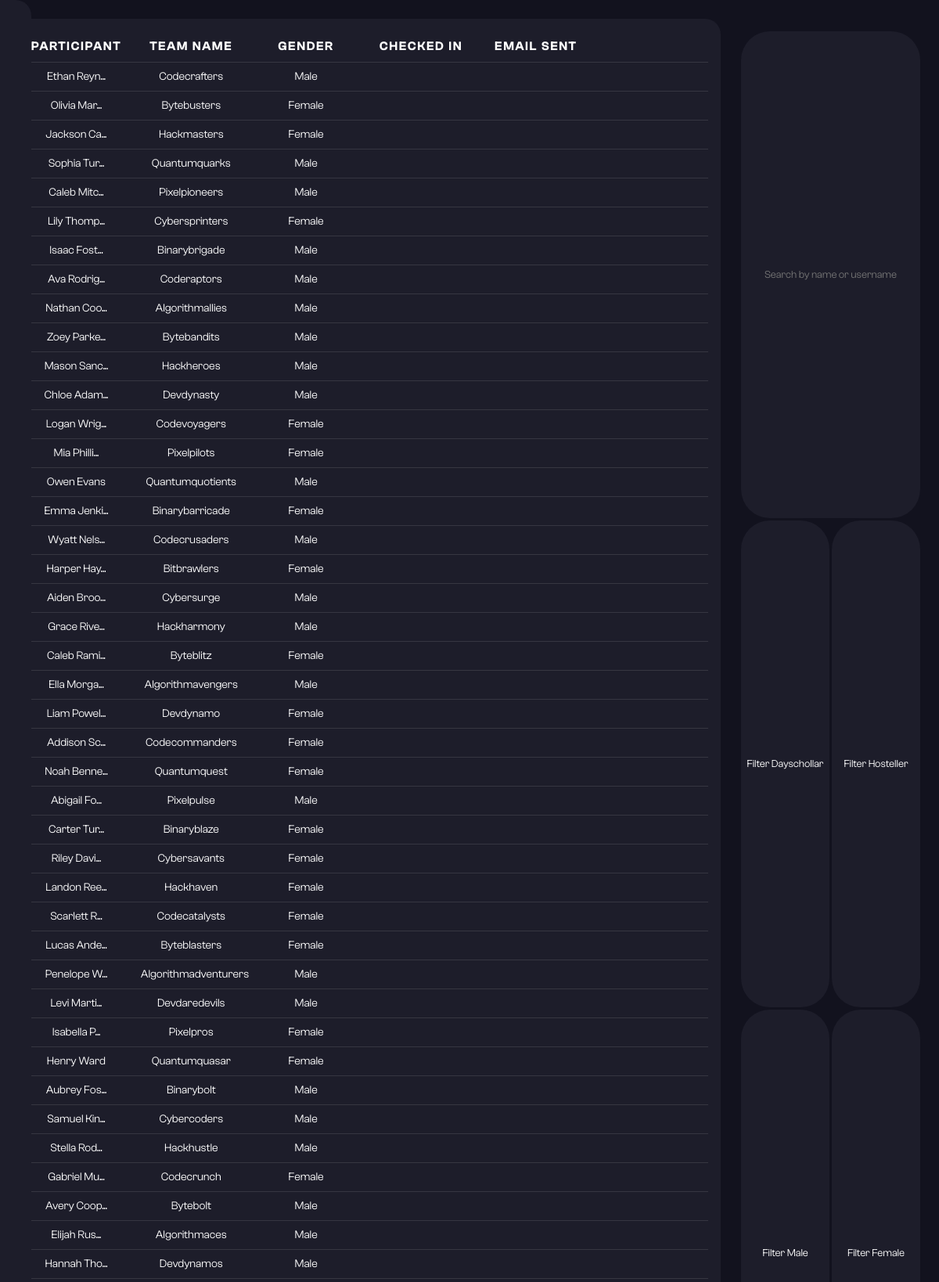
/dashboard (upper part), run on the app's committed database.
### models.py (models this page shows)
class Participant(db.Model):
    id = db.Column(db.Integer, primary_key=True)
    participant_name = db.Column(db.String(100), nullable=False)
    register_number = db.Column(db.String(20), nullable=False)
    team_name = db.Column(db.String(100), nullable=False)
    mobile_number = db.Column(db.String(20), nullable=False)
    accomodation = db.Column(db.String(20), nullable=False)
    email_id = db.Column(db.String(120), nullable=False)
    hostel_block = db.Column(db.String(1))
    gender = db.Column(db.String(10), nullable=False)
    checked_in = db.Column(db.Boolean, default = False)
    onboarding_email_sent = db.Column(db.Boolean, default=False, nullable=False)
    slug = db.Column(db.String(100), nullable=False)

### app.py (the view)
@app.route('/dashboard')
def dashboard():
  data_list = Participant.query.all()
  return render_template('dashboard.html', datalist = data_list)

### app.py (called while the page is built)
def truncate_ellipsis(value, length):
    if len(value) <= length:
        return value
    else:
        return value[:length] + '...'

### templates/dashboard.html (shortened to what this page needs)
<!DOCTYPE html>
<html lang="en">
  <head>
    <link
      rel="stylesheet"
      href="{{url_for('static', filename='styles/dashboard.css')}}"
    />
    <link
      href="https://cdn.jsdelivr.net/npm/remixicon@3.5.0/fonts/remixicon.css"
      rel="stylesheet"
    />
  </head>
  <body>
    <nav>
      <div class="vertical-navbar">
      </div>
    </nav>
    <div class="main-container">
      <div class="container">
        <div class="filters">
          <div class="filter_container">
            <div class="search_area">
              <input
                type="text"
                id="searchInput"
                placeholder="Search by name or username"
              />
            </div>
            <div class="filter_by_dayschollar">
              <button id="sortDayScholar">Filter Dayschollar</button>
            </div>
            <div class="filter_by_hosteller">
              <button id="sortHosteller">Filter Hosteller</button>
            </div>
            <div class="filter_by_male">
              <button id="filterMale">Filter Male</button>
            </div>
            <div class="filter_by_female">
              <button id="filterFemale">Filter Female</button>
            </div>
          </div>
        </div>
        <div class="participant-tables">
          <table>
            <thead>
              <tr>
                <th>Participant</th>
                <th>Team Name</th>
                <th>Gender</th>
                <th>Checked In</th>
                <th>Email Sent</th>
              </tr>
            </thead>
            <tbody>
              {% for participant in datalist %}
              <tr>
                <td>{{ participant.participant_name|title| truncate_ellipsis(10) }}</td>
                <td>{{ participant.team_name|capitalize }}</td>
                <td>{{ participant.gender|capitalize }}</td>
                {% if participant.checked_in == False %}
                <td></td>
                {% else %}
                <td><i class="ri-check-double-fill"></i></td>
                {% endif %}
                {% if participant.onboarding_email_sent == False %}
                <td></td>
                {% else %}
                <td><i class="ri-check-double-fill"></i></td>
                {% endif %}
                <td class="participant_info">
                </td>
              </tr>
              {% endfor %}
            </tbody>
          </table>
        </div>
      </div>
    </div>
  </body>
</html>

### static/styles/dashboard.css (style rules this page uses)
* { padding: 0; margin: 0; font-family: "ClashGrotesk"; }
body { background-color: #12121e; height: 100vh; width: 100vw; display: flex; align-items: center; justify-content: center; }
.main-container { max-width: 1250px; border-radius: 20px; height: calc(100% - 3rem); width: calc(100% - 1rem); box-sizing: border-box; }
.container { height: 100%; width: 100%; display: grid; grid-template-columns: 3.5fr 1fr; grid-template-rows: 1fr 1fr 2fr; gap: 10px; grid-auto-flow: row; grid-template-areas: "participant-tables filters" "participant-tables filters" "participant-tables ."; }
.filters, .participant-tables { border-radius: 20px; box-sizing: border-box; padding: 1rem; overflow: auto; }
.filters { grid-area: filters; }
.participant-tables { grid-area: participant-tables; background-color: #1d1d2a; }
table { color: #fff; height: fit-content; border-collapse: collapse; margin: 0; padding: 0; width: 100%; table-layout: fixed; }
table tr { border-bottom: 1px solid #ffffff1c; padding: 0.35em; }
table th, table td { padding: 0.625em; text-align: center; font-size: 0.9em; }
table th { font-size: 1rem; letter-spacing: 0.1em; text-transform: uppercase; font-weight: 600; }
.filter_container { height: 100%; display: grid; grid-template-columns: 1fr 1fr; grid-template-rows: 1fr 1fr 1fr; gap: 3px 3px; grid-auto-flow: row; grid-template-areas: "search_area search_area" "filter_by_dayschollar filter_by_hosteller" "filter_by_male filter_by_female"; }
.filter_container button, .filter_container input { width: 100%; height: 100%; border-radius: 2.3125rem; text-align: center; outline: none; border: none; background-color: #1d1d2a; color: #fff; }
.search_area { grid-area: search_area; }
.filter_by_dayschollar { grid-area: filter_by_dayschollar; }
.filter_by_hosteller { grid-area: filter_by_hosteller; }
.filter_by_male { grid-area: filter_by_male; }
.filter_by_female { grid-area: filter_by_female; }
.vertical-navbar { height: 100%; width: 40px; position: fixed; left: 0; top: 0; background-color: #1d1d2a; padding-top: 20px; display: flex; flex-direction: column; align-items: center; justify-content: center; border-radius: 0 20px 0 20px; }

### data on the page
Participant: participant_name "Ethan Reyn...", team_name "Codecrafters", gender "Male"
Participant: participant_name "Olivia Mar...", team_name "Bytebusters", gender "Female"
Participant: participant_name "Jackson Ca...", team_name "Hackmasters", gender "Female"
Participant: participant_name "Sophia Tur...", team_name "Quantumquarks", gender "Male"
Participant: participant_name "Caleb Mitc...", team_name "Pixelpioneers", gender "Male"
Participant: participant_name "Lily Thomp...", team_name "Cybersprinters", gender "Female"
Participant: participant_name "Isaac Fost...", team_name "Binarybrigade", gender "Male"
Participant: participant_name "Ava Rodrig...", team_name "Coderaptors", gender "Male"
Participant: participant_name "Nathan Coo...", team_name "Algorithmallies", gender "Male"
Participant: participant_name "Zoey Parke...", team_name "Bytebandits", gender "Male"
Participant: participant_name "Mason Sanc...", team_name "Hackheroes", gender "Male"
Participant: participant_name "Chloe Adam...", team_name "Devdynasty", gender "Male"
Participant: participant_name "Logan Wrig...", team_name "Codevoyagers", gender "Female"
Participant: participant_name "Mia Philli...", team_name "Pixelpilots", gender "Female"
Participant: participant_name "Owen Evans", team_name "Quantumquotients", gender "Male"
Participant: participant_name "Emma Jenki...", team_name "Binarybarricade", gender "Female"
Participant: participant_name "Wyatt Nels...", team_name "Codecrusaders", gender "Male"
Participant: participant_name "Harper Hay...", team_name "Bitbrawlers", gender "Female"
Participant: participant_name "Aiden Broo...", team_name "Cybersurge", gender "Male"
Participant: participant_name "Grace Rive...", team_name "Hackharmony", gender "Male"
Participant: participant_name "Caleb Rami...", team_name "Byteblitz", gender "Female"
Participant: participant_name "Ella Morga...", team_name "Algorithmavengers", gender "Male"
Participant: participant_name "Liam Powel...", team_name "Devdynamo", gender "Female"
Participant: participant_name "Addison Sc...", team_name "Codecommanders", gender "Female"
Participant: participant_name "Noah Benne...", team_name "Quantumquest", gender "Female"
Participant: participant_name "Abigail Fo...", team_name "Pixelpulse", gender "Male"
Participant: participant_name "Carter Tur...", team_name "Binaryblaze", gender "Female"
Participant: participant_name "Riley Davi...", team_name "Cybersavants", gender "Female"
Participant: participant_name "Landon Ree...", team_name "Hackhaven", gender "Female"
Participant: participant_name "Scarlett R...", team_name "Codecatalysts", gender "Female"
Participant: participant_name "Lucas Ande...", team_name "Byteblasters", gender "Female"
Participant: participant_name "Penelope W...", team_name "Algorithmadventurers", gender "Male"
Participant: participant_name "Levi Marti...", team_name "Devdaredevils", gender "Male"
Participant: participant_name "Isabella P...", team_name "Pixelpros", gender "Female"
Participant: participant_name "Henry Ward", team_name "Quantumquasar", gender "Female"
Participant: participant_name "Aubrey Fos...", team_name "Binarybolt", gender "Male"
Participant: participant_name "Samuel Kin...", team_name "Cybercoders", gender "Male"
Participant: participant_name "Stella Rod...", team_name "Hackhustle", gender "Male"
Participant: participant_name "Gabriel Mu...", team_name "Codecrunch", gender "Female"
Participant: participant_name "Avery Coop...", team_name "Bytebolt", gender "Male"
Participant: participant_name "Elijah Rus...", team_name "Algorithmaces", gender "Male"
Participant: participant_name "Hannah Tho...", team_name "Devdynamos", gender "Male"
